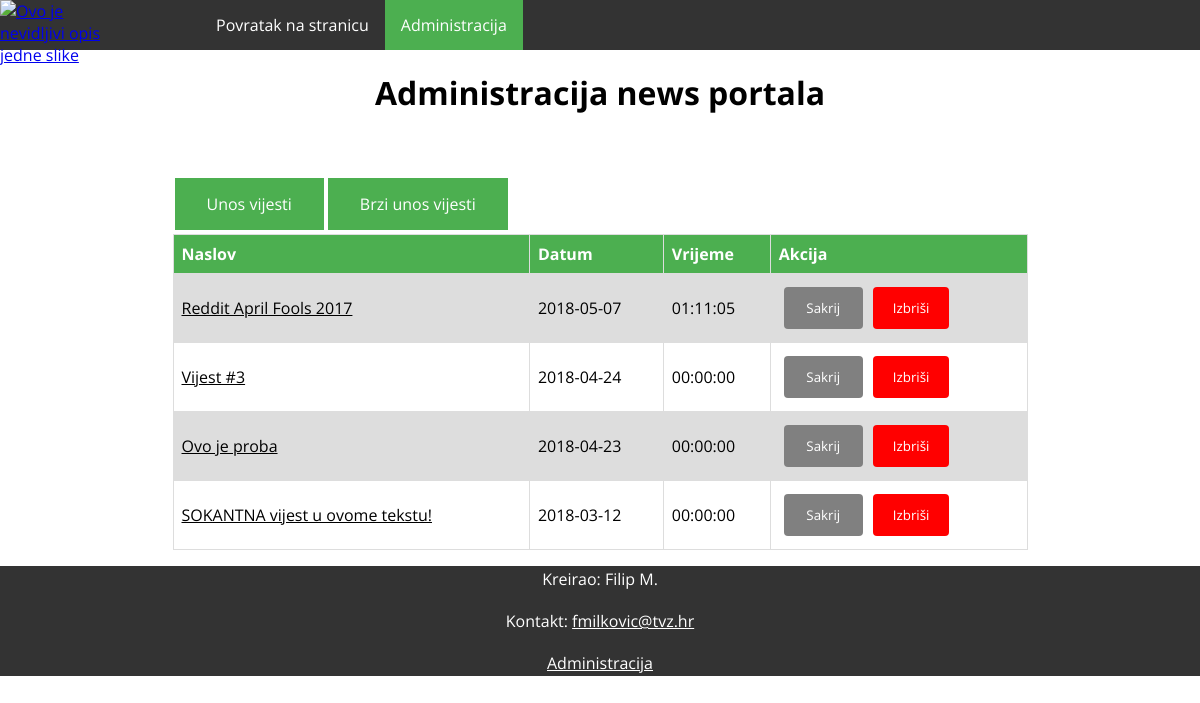
Page /admin/administrator.php on the earlier database version.
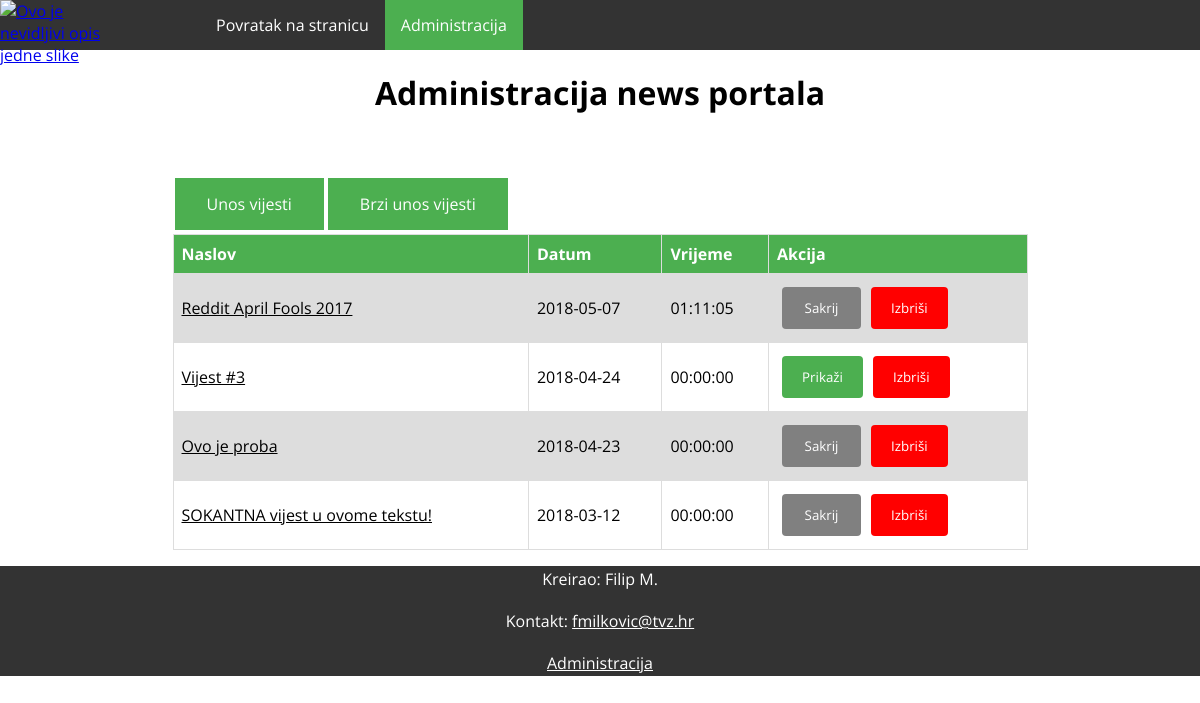
Same page on the later database version.
### tables this page shows
CREATE TABLE `Clanci` (
  `id` int(11) NOT NULL AUTO_INCREMENT,
  `Datum` date NOT NULL,
  `VrijemeIzrade` time NOT NULL,
  `Naslov` varchar(32) NOT NULL,
  `KratkiSadrzaj` varchar(102) NOT NULL,
  `Tekst` text NOT NULL,
  `Kategorija` varchar(20) NOT NULL,
  `Slika` varchar(64) NOT NULL,
  `Sakrivena` tinyint(1) NOT NULL,
  `idUser` int(11) DEFAULT NULL,
  PRIMARY KEY (`id`),
  KEY `Clanci_users_id_fk` (`idUser`),
  CONSTRAINT `Clanci_users_id_fk` FOREIGN KEY (`idUser`) REFERENCES `Users` (`id`)
);

### admin/administrator.php (the view, shortened to what this page needs)
<?php
include("../dbconn.php");
$query = "SELECT * FROM Clanci ORDER BY Datum DESC, VrijemeIzrade DESC";
$result = mysqli_query($dbc, $query);
echo '
<!DOCTYPE html>
<html lang="hr">
<head>
    <link type="text/css" rel="stylesheet" href="../style.css" />
</head>
<body>
<nav>
    <figure class="float_left">
        <a href="../index.php">
            <img src="../../res/circle_logo.png" alt="Ovo je nevidljivi opis jedne slike">
        </a>
    </figure>
    <ul>
        <li><a href="../index.php">Povratak na stranicu</a></li>
        <li><a href="administrator.php " class="active">Administracija</a></li>
    </ul>
</nav>
<div id="main_content">
    <main>
        <h1 class="center">Administracija news portala</h1>
        <br>
        <p><a class="button float_left" href="unos.html">Unos vijesti</a></p>
        <button onclick="document.getElementById(\'id01\').style.display=\'block\'" class="float_left">Brzi unos vijesti</button>
<br>
        ';
echo '<table id="administratorTable">';
echo '
<tr>
    <th>Naslov</th>
    <th>Datum</th>
    <th>Vrijeme</th>
    <th>Akcija</th>
</tr>
';
while ($row = mysqli_fetch_array($result)) {
    $color = 'value="Prikaži"';
    if ($row["Sakrivena"] == 0) {
        $color = 'value="Sakrij" style="background-color: gray; width: 79px;"';
    }
    echo '<tr>';
    echo '<td><a href="../clanak.php?id='.$row['id'].'" target="_blank">' . urldecode($row['Naslov']) . '</a></td>';
    echo '<td>' . $row['Datum'] . ' </td>';
    echo '<td>'.$row['VrijemeIzrade'].'</td>';
    echo '<td>';
    echo '<div class="float_left" style="padding: 5px;"><form  name="sakrij" action="sakrij.php" method="post">
						<input type="hidden" name="sakrij" value="' . $row['id'] . '" />
						<input type="hidden" name="sakriveno" value="' . $row['Sakrivena'] . '" />
						<input type="submit"  ' . $color . '>
				 </form></div>
			';
    echo '<div class="float_left" style="padding: 5px;"><form  name="izbrisi" action="delete.php" method="post">
						<input type="hidden" name="izbrisi" value="' . $row['id'] . '" />
						<input type="submit" value="Izbriši" style="background-color: red;">
				 </form></div>
			';
    echo '</td></tr>';
}
echo '</table>';
echo '
    </main>
</div>
<footer class="clear_floating">
    <p>Kreirao: Filip M.</p>
    <p>Kontakt: <a href="mailto:fmilkovic@tvz.hr?Subject=Kontakt%20sa%20weba" target="_top">fmilkovic@tvz.hr</a></p>
    <p id="last"><a href="administrator.php">Administracija</a></p>
</footer>
</body>
<script>
        // Get the modal
        var modal = document.getElementById(\'id01\');
        // When the user clicks anywhere outside of the modal, close it
        window.onclick = function(event) {
            if (event.target === modal) {
                modal.style.display = "none";
            }
        }
    </script>
    <script src="validacija.js"></script>
</html>
';

### style.css (style rules this page uses)
* { font-family: 'Open Sans', sans-serif; }
html { width: 100%; }
body { min-height: 100%; background: url(../res/cream_dust.png) repeat 0 0; padding: 0; margin: 0; }
.float_left { float: left; }
.clear_floating { clear: both; }
.center { text-align: center; }
nav { width: 100%; position: -webkit-sticky; position: sticky; top: 0; background-color: #333; }
nav ul { width: 75%; margin: auto; list-style-type: none; padding: 0; overflow: hidden; background-color: #333; }
nav li { float: left; }
nav li a { display: block; color: white; text-align: center; padding: 14px 16px; text-decoration: none; }
.active { background-color: #4CAF50; }
figure { width: 100px; margin: auto; }
#main_content { margin: auto; width: 95%; }
main { margin: auto; width: 75%; }
.button { background-color: #4CAF50; border: none; color: white; padding: 15px 32px; text-align: center; text-decoration: none; display: inline-block; font-size: 16px; margin: 4px 2px; cursor: pointer; }
footer { width: 100%; color: white; background-color: #333; position: relative; bottom: 0; }
footer p { padding: 2px; text-align: center; }
footer a { color: #ffffff; }
footer #last { margin-bottom: 0; }
input[type=submit] { background-color: #4CAF50; color: white; padding: 12px 20px; border: none; border-radius: 4px; cursor: pointer; }
button { background-color: #4CAF50; border: none; color: white; padding: 15px 32px; text-align: center; text-decoration: none; display: inline-block; font-size: 16px; margin: 4px 2px; cursor: pointer; }
#administratorTable { border-collapse: collapse; width: 100%; }
#administratorTable th { background-color: #4CAF50; color: white; }
#administratorTable td, th { border: 1px solid #dddddd; text-align: left; padding: 8px; }
#administratorTable tr:nth-child(even) { background-color: #dddddd; }
#administratorTable a { color: black; }

Differences in the rows shown:
changed clanci "Vijest #3": value "Sakrij" → "Prikaži"
